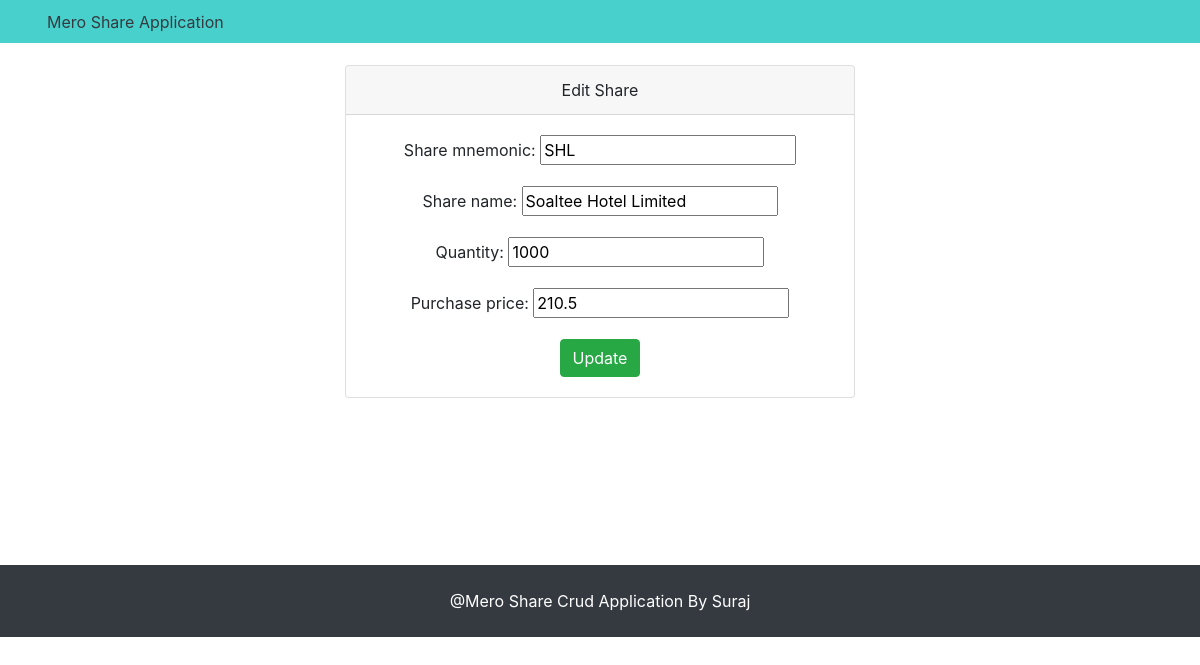
Screenshot of /edit/SHL with the database file from the repository.
### meroshare/models.py (models this page shows)
class MeroShare(models.Model):
    share_mnemonic = models.CharField(max_length=10,primary_key=True,unique=True)
    share_name = models.CharField(max_length=200)
    quantity = models.PositiveIntegerField(null=False,blank=False)
    purchase_price = models.FloatField(null=False,blank=False)
    class Meta:
        db_table = "meroshare"

### meroshare/views.py (the view)
# urls.py: path('edit/<str:id>', views.edit),
def edit(request, id):
    meroshare = MeroShare.objects.get(share_mnemonic=id)
    form=ShareForm(instance=meroshare)
    return render(request,'edit.html', {'form':form,'meroshare':meroshare})

### meroshare/forms.py
class ShareForm(forms.ModelForm):
    class Meta:
        model = MeroShare
        fields = "__all__"

### meroshare/templates/edit.html (shortened to what this page needs)
{% extends 'base.html'%} {%block body%}
<center>
  <div class="col-sm-6">
    <div class="card">
      <div class="card-header">Edit Share</div>
      <div class="card-body">
        <form
          method="POST"
          class="post-form"
          action="/update/{{meroshare.share_mnemonic}}"
        >
          <div class="container">
            {{form.as_p}}
            <button type="submit" class="btn btn-success">Update</button>
          </div>
        </form>
      </div>
    </div>
  </div>
</center>
{%endblock%}

### rows the page displays
MeroShare: share_mnemonic "SHL", share_name "Soaltee Hotel Limited", quantity "1000", purchase_price "210.5"
